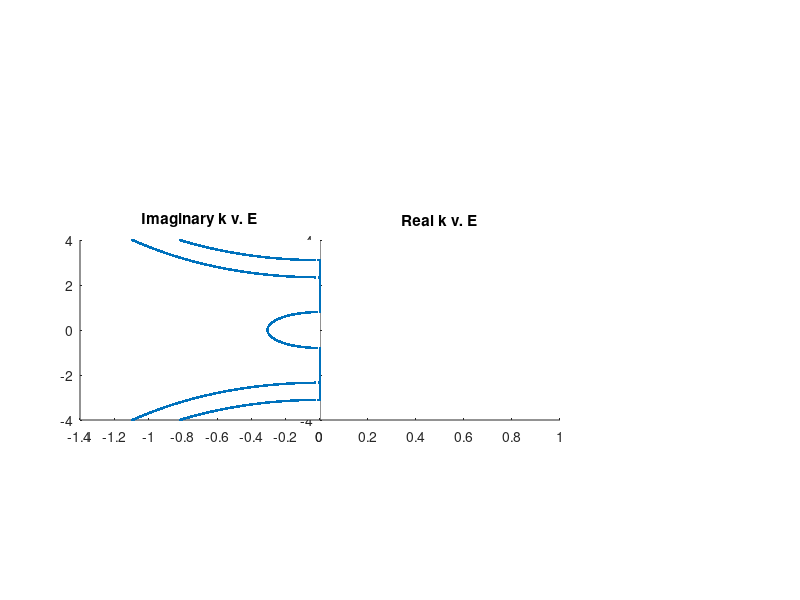

Here is the MATLAB script that generated this plot:
clear all
%alpha = -3;
%beta_1 = -2.2;  %THIS GIVES WEIRD STUFF?
%beta_2 = 1.5;

alpha = 0.8;
beta_1 = -.4;
beta_2 = -1.3;

%Test system 1
Hd = [alpha, beta_1;beta_1,-alpha];
Hs = [0,beta_2;beta_2,0];

%Test System 2
%Hd = [alpha, beta_1;beta_1,alpha];
%Hs = [beta_2,0;0,0];

%Test System 3 
%alpha = 0.69;
%beta_1 = -1.2;
%beta_2 = -.7;
%Hd = [alpha, beta_1;beta_1,alpha];
%Hs = [beta_2,0;0,0];
%Hd = [alpha, beta_1;beta_1,-alpha];
%Hs = [0,beta_2;beta_2,0];

%Test System 4
%alpha = 0.69;
%beta_1 = -1.35;
%beta_2 = .92;
%Hd = [alpha, beta_1;beta_1,alpha];
%Hs = [beta_2,0;0,0];
%Hd = [alpha, beta_1;beta_1,-alpha];
%Hs = [0,beta_2;beta_2,0];

%%Test System 5
%alpha = 0.21;
%beta_1 = -2.43;
%beta_2 = .13;
%Hd = [alpha, beta_1;beta_1,alpha];
%Hs = [beta_2,0;0,0];
%Hd = [alpha, beta_1;beta_1,-alpha];
%Hs = [0,beta_2;beta_2,0];

%%Model System 3
%alpha = 0;
%beta = -.5;
%Hd = [alpha, beta, 0, 0, 0, beta ;beta,alpha,beta, ... 
%    0, 0, 0; 0, beta, alpha, beta, 0, 0; 0, 0, beta, alpha,...
%    beta, 0; 0, 0, 0, beta, alpha, beta; beta, 0, 0, 0, beta, alpha];
%Hs = zeros(6);
%Hs(1,4) = beta;

%Model System 4
%alpha = 0;
%beta = -.5;
%Hd = [alpha, beta, 0, 0, 0, beta ;beta,alpha,beta, 0, 0, 0; 0,...
%    beta, alpha, beta, 0, 0; 0, 0, beta, alpha, beta, 0; 0, 0, 0, ...
%    beta, alpha, beta; beta, 0, 0, 0, beta, alpha];
%Hs = zeros(6);
%Hs(1,3) = beta;

%Model System 5
%alpha = 0;
%beta = -.5;
%Hd = [alpha, beta, 0, 0, 0, beta ;beta,alpha,beta, 0, 0, 0; 0, beta, ...
%    alpha, beta, 0, 0; 0, 0, beta, alpha, beta, 0; 0, 0, 0, beta, alpha,...
%    beta; beta, 0, 0, 0, beta, alpha];
%Hs = zeros(6);
%Hs(1,2) = beta;

%Model System 6
%Hd = -.5* [0,1,0,0,0,1;1,0,1,0,0,0;0,1,0,1,0,0;0,0,1,0,1,0;0,0,0,1,0,1;1,0,0,0,1,0];
%Hs = zeros(6);
%Hs(2,1) = -.5;
%Hs(3,4) = -.5;
%Hs(5,4)= -.5;
%Hs(6,1) = -.5;

%Data
%Hd = [.8,-.4;-.4,-.8];
%Hs = [0,-1.3;-1.3,0];
%E = [-10,10];

%Hd = [0];
%Hs = [-1/2];
E=[-4,4];

a = E(1,1); 
b = E(1,2);
Data_x = [];
Data_y = [];


    
for e = a:.001:b 
    
    Hsdagger = (Hs)' ;
    length = size(Hsdagger,1);

    %Calculate Inverse Hermitian Conjugate
    for j = 1:length
        for k = 1:length
            Hsdagger(j,k) = conj(Hsdagger(j,k));
        end
    end
    
    %BUILD AV = BVD (GENERALIZED EIGEN VALUE PROBLEM)
    A = [e*eye(length) - Hd, -Hs; eye(length), zeros(length)];
    B = [Hsdagger, zeros(length); zeros(length), eye(length)];
    [V,D] = eig(A,B); %AV = BVD
    
    
    temp = [];
    for j = 1:size(D,2)
        temp = [temp, D(j,j)];
    end
    
    temp = sort(temp);
    
    for j = 1:rank(Hs)
        index1 = size(D,2)/2 - j +1;
        index2 = size(D,2)/2 +j;
        
        Data_x = [Data_x, log( temp(index1) )/(1i), log( temp(index2) )/(1i)];
        Data_y = [Data_y, e, e];    
    end
     
end

%Build imaginary and real data to plot. 
%This will plot a point with imag to imag
%And only purely real to real
Imag_k=  [];
Imag_E = [];
Real_k = [];
Real_E = [];

for e = 1:size(Data_x,2)
    if imag( Data_x(e) ) ~= 0
        Imag_k = [Imag_k, imag(Data_x(e)) ];
        Imag_E = [Imag_E, Data_y(e)];
    elseif imag( Data_x(e) ) == 0
        Real_k = [Real_k, Data_x(e)];
        Real_E = [Real_E, Data_y(e)];
    end
end







figure;
ax1=subplot('Position',[.4 .3 .3 .3]); %Position = [Left bottom width height];
scatter(abs(Real_k), Real_E, '.')
title('Real k v. E')
ylim([a,b])

hold on
ax2=subplot('Position',[.1 .3 .3 .3]);
set(ax2,'YTick',[],'XTick',[]);
scatter( -abs(Imag_k), Imag_E, '.')
title('Imaginary k v. E')
ylim([a,b])




return %Code WIll stop here%%%%%%%%%%%%%%%%%%%%%%%%%%%%%%%%%%%%%%%%%%%%%%%
%%%%%%%%%%%%%%%%%%%%%%%%%%%%%%%%%%%%%%%%%%%%%%%%%%%%%%%%%%%%%%%%%%

%SCREEN OUT 0 , pi, pi/2 for real data

stop=0;
[Real_k, sortIndex] = sort(Real_k);
Real_E = Real_E(sortIndex);
while stop == 0 
for j = 1:size(Real_k,2)
    if size(Real_k,2) < j
        break
    elseif abs( Real_k(j) ) - .1 < 0   %OUT WITH 0 
        Real_k(j) = [];
        Real_E(j) = [];
        Real_k(end) = [];   %Screens out zeros and infty eigen values.
        Real_E(end) = [];
        stop=0;
        break
    elseif abs ( Real_k(j)) == inf
        Real_k(j) = [];
        Real_E(j) = [];
        stop=0;
    elseif abs (Real_k(j) - pi*.5)  < .01   %OUT WITH PI/2
        Real_k(j) = [];
        Real_E(j) = [];
        stop=0;
    elseif abs( Real_k(j)  - pi)  < 0.01     %OUT WITH PI
        Real_k(j) = [];
        Real_E(j) = [];
        stop=0;
    else
        stop = 1;
    end
end

end



%Sorts data
[Imag_k, sortIndex] = sort(Imag_k);
Imag_E = Imag_E(sortIndex);
%Same as above, copy-pasted, screens out zeros for imag data now
stop=0;
while stop ==0 
for j = 1:size(Imag_k,2)
    flag = 0;
    if size(Imag_k,2) < j
        flag =1; 
        break
    elseif abs( Imag_k(j) ) < .1
        Imag_k(j) = [];
        Imag_E(j) = []; 
        stop=0;
        flag = 1;
        break
    elseif abs ( Imag_k(j) ) == inf
        Imag_k(j) = [];
        Imag_E(j) = [];
        stop=0;
    else
        stop=1;
    end
    if flag == 1; %Work around to break out of outer loop and restart process
        break
    end
end
end
 
[Imag_k, sortIndex] = sort(Imag_k);
Imag_E = Imag_E(sortIndex);

%Imag_k(1) = [];
%Imag_E(1) = [];

%if Imag_k(end) - Imag_k(end-1) > Imag_k(end-1)
%    Imag_k(end) = [];
%    Imag_E(end) = [];
%end


figure;
ax1=subplot('Position',[.4 .3 .3 .3]); %Position = [Left bottom width height];
scatter(abs(Real_k), Real_E, '.')
title('Real k v. E')
ylim([a,b])

hold on
ax2=subplot('Position',[.1 .3 .3 .3]);
set(ax2,'YTick',[],'XTick',[]);
scatter( -abs(Imag_k), Imag_E, '.')
title('Imaginary k v. E')
ylim([a,b])


Imag_k = abs(Imag_k);
Real_k = abs(Real_k);

Pure_Imag_k = Imag_k;
Pure_Imag_E = Imag_E;


%MAX LOOP VALUE:
input1 = input('Input rough bounds for E of max loop value [lower,higher] = ');
low = input1(1,1);
high = input1(1,2);

%Screen out all the zeros (again)
stop = 0;
while stop ==0
stop =1;
for j = 1:size(Imag_E,2)
    if size(Imag_k,2) < j
        stop=0;
        break
    elseif Imag_k(j) == 0 
        Imag_k(j) = [];
        Imag_E(j) = [];
        stop = 0;
    elseif (Imag_E(j) > high) | (Imag_E(j) < low)
        Imag_k(j) = [];
        Imag_E(j) = [];
        stop = 0;
    end
end
end

[min_k,loc] = min(Imag_k);
E_upper = Imag_E(loc);


%LOWER LOOP VALUE
input2 = input('Input rough bounds for E of min loop value [lower,higher] = ');
low = input2(1,1);
high = input2(1,2);
Imag_k = Pure_Imag_k;
Imag_E = Pure_Imag_E;

%Screen out all the zeros (again)
stop = 0;
while stop ==0
stop =1;
for j = 1:size(Imag_E,2)
    if size(Imag_k,2) < j
        stop=0;
        break
    elseif Imag_k(j) == 0 
        Imag_k(j) = [];
        Imag_E(j) = [];
        stop = 0;
    elseif (Imag_E(j) > high) | (Imag_E(j) < low)
        Imag_k(j) = [];
        Imag_E(j) = [];
        stop = 0;
    end
end
end
[min_k,loc] = min(Imag_k);
E_lower = Imag_E(loc);


%BRANCH POINT
input3 = input('Input rough bounds for the branch point [lower,higher] = ');
low = input3(1,1);
high = input3(1,2);
Imag_k = Pure_Imag_k;
Imag_E = Pure_Imag_E;

%Screen out all the zeros (again)
stop = 0;
while stop ==0
stop =1;
for j = 1:size(Imag_E,2)
    if size(Imag_k,2) < j
        stop=0;
        break
    elseif Imag_k(j) == 0 
        Imag_k(j) = [];
        Imag_E(j) = [];
        stop = 0;
    elseif (Imag_E(j) > high) | (Imag_E(j) < low)
        Imag_k(j) = [];
        Imag_E(j) = [];
        stop = 0;
    end
end
end

%Calculate branch point
[K_branch,loc] = max(Imag_k);
E_branch = Imag_E(loc);

fprintf("The branch point is: (%f, %f)\n", K_branch, E_branch )
fprintf("E_upper = %f, E_lower = %f\n", E_upper, E_lower)

%Returns a value [0,1] of position of branch where 0.5 is center (E value)
Branch_pos = (E_branch - E_lower)/(E_upper - E_lower);

%Returns a ratio of width/height. Bigger = longer, smaller = "stubbier"
wid_hei_ratio = K_branch/(E_upper - E_lower);

fprintf("Normalied Branch position = %f\n", Branch_pos)
fprintf("Ratio of width/height = %f\n", wid_hei_ratio)






